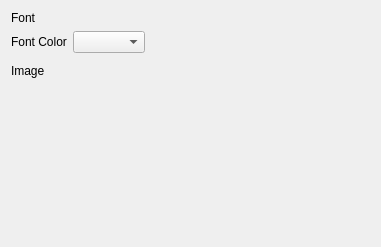
<?xml version="1.0" encoding="UTF-8"?>
<ui version="4.0">
 <class>Appearance</class>
 <widget class="QWidget" name="Appearance">
  <property name="geometry">
   <rect>
    <x>0</x>
    <y>0</y>
    <width>381</width>
    <height>247</height>
   </rect>
  </property>
  <property name="windowTitle">
   <string>Form</string>
  </property>
  <layout class="QFormLayout" name="formLayout">
   <property name="fieldGrowthPolicy">
    <enum>QFormLayout::ExpandingFieldsGrow</enum>
   </property>
   <item row="0" column="0">
    <widget class="QLabel" name="label">
     <property name="text">
      <string>Font</string>
     </property>
    </widget>
   </item>
   <item row="0" column="1">
    <widget class="KFontRequester" name="kcfg_font"/>
   </item>
   <item row="2" column="0">
    <widget class="QLabel" name="label_2">
     <property name="text">
      <string>Font Color</string>
     </property>
    </widget>
   </item>
   <item row="2" column="1">
    <widget class="KColorCombo" name="kcfg_color"/>
   </item>
   <item row="3" column="0">
    <widget class="QLabel" name="label_4">
     <property name="text">
      <string>Image</string>
     </property>
    </widget>
   </item>
   <item row="3" column="1">
    <widget class="QWidget" name="widget" native="true">
     <layout class="QVBoxLayout" name="verticalLayout">
      <item>
       <widget class="KUrlRequester" name="kcfg_image"/>
      </item>
      <item>
       <widget class="KImageFilePreview" name="kimagefilepreview"/>
      </item>
     </layout>
    </widget>
   </item>
  </layout>
 </widget>
 <customwidgets>
  <customwidget>
   <class>KColorCombo</class>
   <extends>QComboBox</extends>
   <header>kcolorcombo.h</header>
  </customwidget>
  <customwidget>
   <class>KFontRequester</class>
   <extends>QWidget</extends>
   <header>kfontrequester.h</header>
  </customwidget>
  <customwidget>
   <class>KUrlRequester</class>
   <extends>QFrame</extends>
   <header>kurlrequester.h</header>
  </customwidget>
  <customwidget>
   <class>KImageFilePreview</class>
   <extends>QWidget</extends>
   <header>kimagefilepreview.h</header>
  </customwidget>
 </customwidgets>
 <resources/>
 <connections>
  <connection>
   <sender>kcfg_image</sender>
   <signal>urlSelected(KUrl)</signal>
   <receiver>kimagefilepreview</receiver>
   <slot>showPreview(KUrl)</slot>
   <hints>
    <hint type="sourcelabel">
     <x>353</x>
     <y>96</y>
    </hint>
    <hint type="destinationlabel">
     <x>333</x>
     <y>142</y>
    </hint>
   </hints>
  </connection>
 </connections>
</ui>
